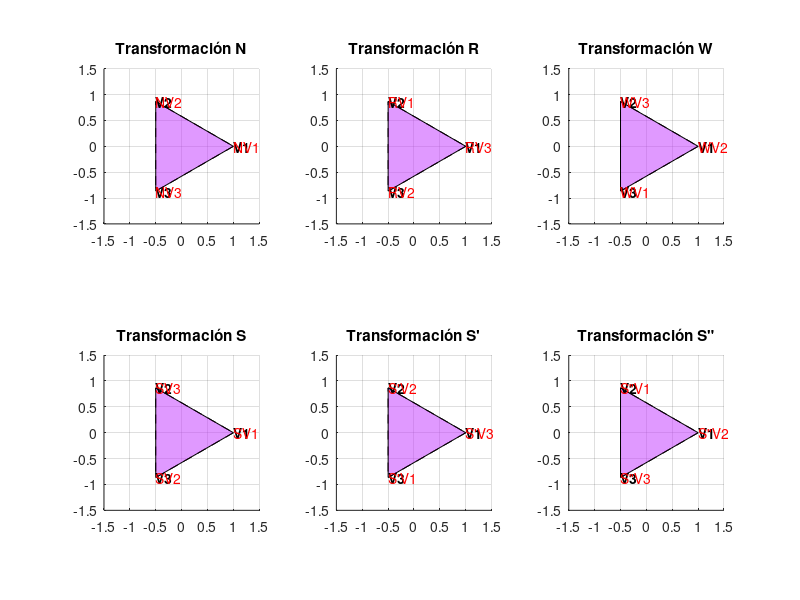

This figure's MATLAB source:
% Simetría de un triángulo 
% Muestra las 6 transformaciones aplicadas a un triángulo equilátero sin
% modificar su forma, tamaño y dirección.

clc; clear; close all;

% Definir vértices
V1 = [1; 0];
V2 = [-0.5;  sqrt(3)/2];
V3 = [-0.5; -sqrt(3)/2];
V  = [V1, V2, V3];  % matriz 2x3

% ========================
% 2. Definir matrices
% ========================
N  = [1 0; 0 1];
R  = [-0.5 -sqrt(3)/2;  sqrt(3)/2 -0.5];   % rotación 120°
W  = [-0.5  sqrt(3)/2; -sqrt(3)/2 -0.5];   % rotación -120°
S  = [1 0; 0 -1];                          % reflexión eje x (mediana V1)
Sp = [-0.5 -sqrt(3)/2; -sqrt(3)/2 0.5];    % reflexión mediana V2
S2 = [-0.5  sqrt(3)/2;  sqrt(3)/2 0.5];    % reflexión mediana V3

transf = {N,R,W,S,Sp,S2};
names  = {'N','R','W','S','S''','S"'}; % nombres

% ========================
% 3. Graficar
% ========================
figure('Name','Transformaciones aplicadas a un Triángulo Equilátero');

for k = 1:numel(transf)
    M = transf{k};
    Vk = M*V;  % imagen de los vértices (2x3)
    
    % Subplot 2x3
    subplot(2,3,k);
    hold on; axis equal; grid on;
    
    % triángulo original
    fill([V(1,:) V(1,1)], [V(2,:) V(2,1)], 'c','FaceAlpha',0.2,'LineStyle','--');
    % triángulo imagen
    fill([Vk(1,:) Vk(1,1)], [Vk(2,:) Vk(2,1)], 'm','FaceAlpha',0.4);
    
    % Etiquetas vértices originales
    for i = 1:3
        text(V(1,i), V(2,i), sprintf('V%d',i), 'FontWeight','bold');
    end
    % Etiquetas vértices imagen
    for i = 1:3
        text(Vk(1,i), Vk(2,i), sprintf('%sV%d',names{k},i), 'Color','r');
    end
    
    title(['Transformación ' names{k}]);
    xlim([-1.5 1.5]); ylim([-1.5 1.5]); % mismo rango en todos
end